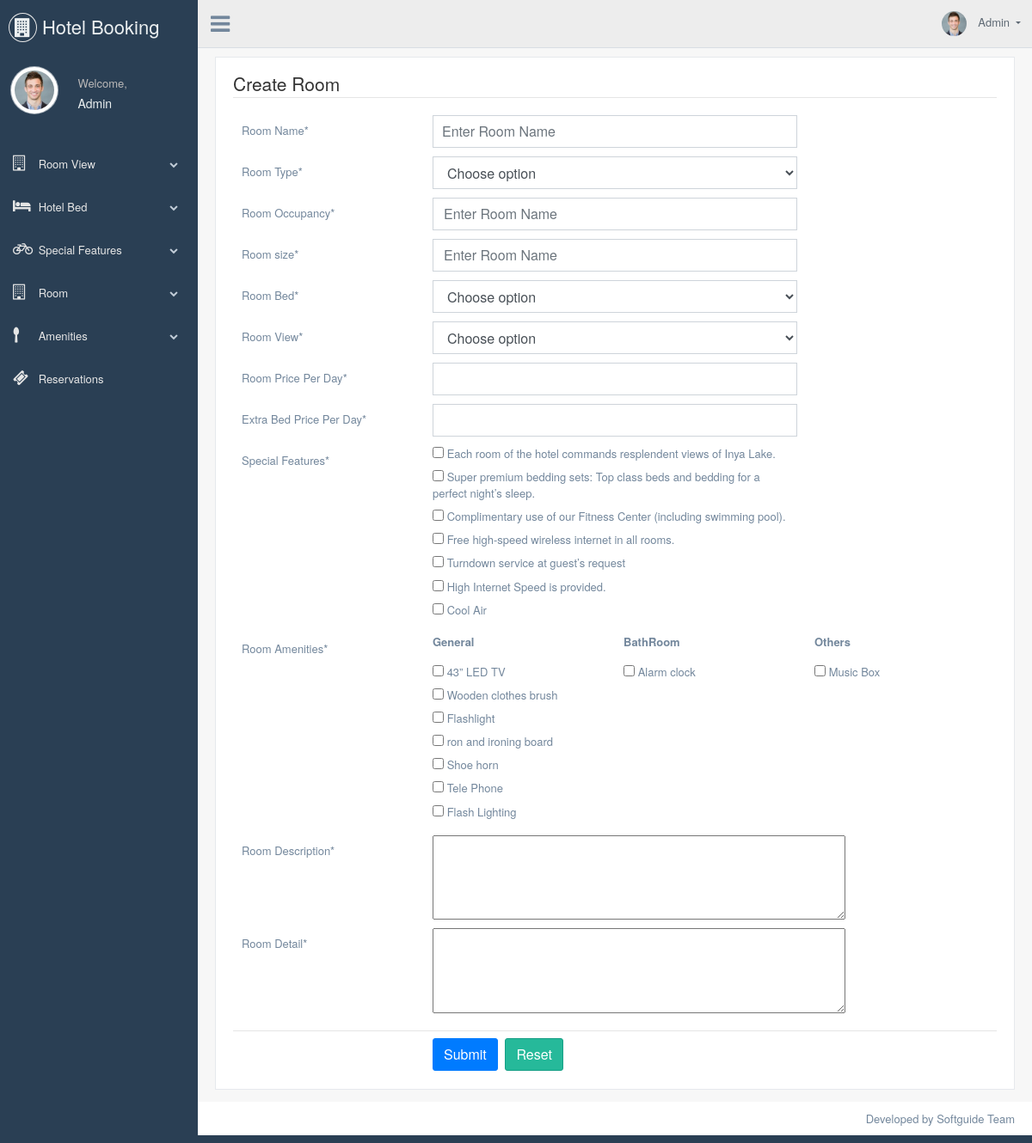
/backend/create_room.php (signed in), run on the app's committed database.
### tables this page shows
CREATE TABLE `special_features` (
  `id` int(10) UNSIGNED NOT NULL,
  `name` varchar(100) NOT NULL,
  `created_at` datetime NOT NULL,
  `updated_at` datetime NOT NULL,
  `created_by` int(10) UNSIGNED NOT NULL,
  `updated_by` int(10) UNSIGNED NOT NULL,
  `deleted_at` datetime DEFAULT NULL,
  `deleted_by` int(10) UNSIGNED DEFAULT NULL
);

CREATE TABLE `amenities` (
  `id` int(10) UNSIGNED NOT NULL,
  `name` varchar(100) NOT NULL,
  `type` tinyint(3) UNSIGNED NOT NULL,
  `created_at` datetime NOT NULL,
  `updated_at` datetime NOT NULL,
  `created_by` int(10) UNSIGNED NOT NULL,
  `updated_by` int(10) UNSIGNED NOT NULL,
  `deleted_at` datetime DEFAULT NULL,
  `deleted_by` int(10) UNSIGNED DEFAULT NULL
);

### require/config.php (called while the page is built, shortened)
<?php
$cp_base_url = "http://localhost/hotel/backend/";

### require/include_functions.php (called while the page is built, shortened)
<?php
        function getSpecialFeatures($mysqli){
            $sql        ="SELECT id,name FROM `special_features` WHERE deleted_at IS NULL";
            $result     =$mysqli->query($sql);
            $data       =[];
            $return     =[];
            while ($row= $result->fetch_array()){
                $data['id']= $row['id'];
                $data['name']=$row['name'];
                array_push($return,$data);
            }
            return $return;
        }
        function getRoomAmenities($mysqli,$type){
            $sql    ="SELECT id, name FROM `amenities` WHERE type ='". $type."'";
            $result = $mysqli->query($sql);
            $data   = [];
            $return = [];
            while($row= $result->fetch_array()){
                $data['id']= $row['id'];
                $data['name']=$row['name'];
                array_push($return,$data);
            }
            return $return;
        }
?>

### backend/create_room.php (the view, shortened to what this page needs)
<?php
    require("../require/check_auth.php");
    require("../require/include_functions.php");
    require("../templates/cp_header.php");
    require("../templates/cp_left_side_bar.php");
    require("../templates/cp_top_nav.php");
?>
    <div class="right_col" role="main">
        <div class="">
            <div class="row">
                <div class="col-md-12 col-sm-12 col-xs-12">
                    <div class="x_panel">
                        <div class="x_content">
                            <form class="form-horizontal form-label-left" action="<?php echo $cp_base_url;?>create_room.php" method="POST" novalidate>
                                <span class="section">Create Room </span>
                                <div class="item form-group">
                                    <label class="control-label col-md-3 col-sm-3 col-xs-12" for="name">Room Name<span class="required">*</span></label>
                                    <div class="col-md-6 col-sm-6 col-xs-12 ">
                                        <input id="name" class="form-control col-md-12 col-sm-3 col-xs-12" name="name" placeholder="Enter Room Name" required="required" />
                                    </div>
                                </div>
                                <div class="item form-group">
                                    <label class="control-label col-md-3 col-sm-3 col-xs-12" for="room-type">Room Type<span class="required">*</span></label>
                                    <div class="col-md-6 col-sm-6 col-xs-12 ">
                                        <select id="room-type" class="form-control" required="required" name="type">
													<option value="">  Choose option</option>
									    </select>
                                    </div>
                                </div>
                                <div class="item form-group">
                                    <label class="control-label col-md-3 col-sm-3 col-xs-12" for="occupancy">Room Occupancy<span class="required">*</span></label>
                                    <div class="col-md-6 col-sm-6 col-xs-12 ">
                                        <input id="occupancy" type="number" class="form-control " name="occupancy" placeholder="Enter Room Name" required="required" />
                                    </div>
                                </div>
                                <div class="item form-group">
                                    <label class="control-label col-md-3 col-sm-3 col-xs-12" for="size">Room size<span class="required">*</span></label>
                                    <div class="col-md-6 col-sm-6 col-xs-12 ">
                                        <input id="size" type = "nubmer" class="form-control" name="size" placeholder="Enter Room Name" required="required" />
                                    </div>
                                </div>
                                <div class="item form-group">
                                    <label class="control-label col-md-3 col-sm-3 col-xs-12" for="room-bed">Room Bed<span class="required">*</span></label>
                                    <div class="col-md-6 col-sm-6 col-xs-12 ">
                                        <select id="room-bed" class="form-control" required="required" name="bed">
                                        <option value="">  Choose option</option>
									    </select>
                                    </div>
                                </div>
                                <div class="item form-group">
                                    <label class="control-label col-md-3 col-sm-3 col-xs-12" for="room-view">Room View<span class="required">*</span></label>
                                    <div class="col-md-6 col-sm-6 col-xs-12 ">
                                        <select id="room-view" class="form-control" required="required" name="view">
                                        <option value="">  Choose option</option>
									    </select>
                                    </div>
                                </div>
                                <div class="item form-group">
                                    <label class="control-label col-md-3 col-sm-3 col-xs-12" for="Price-Per-Day">Room Price Per Day<span class="required">*</span></label>
                                    <div class="col-md-6 col-sm-6 col-xs-12 ">
                                        <input id="price-per-day" type = "nubmer" class="form-control" name="Price-Per-Day" required="required" />
                                    </div>
                                </div>
                                <div class="item form-group">
                                    <label class="control-label col-md-3 col-sm-3 col-xs-12" for="Extra-Bed-Price-Per-Day">Extra Bed Price Per Day<span class="required">*</span></label>
                                    <div class="col-md-6 col-sm-6 col-xs-12 ">
                                        <input id="Extra-Bed-Price-Per-Day" type = "nubmer" class="form-control" name="Extra-Bed-Price-Per-Day" required="required" />
                                    </div>
                                </div>
                                <div class="item form-group">
                                    <label class="control-label col-md-3 col-sm-3 col-xs-12" for="special-features">Special Features<span class="required">*</span></label>
                                        <div class="col-md-6 col-sm-6 col-xs-12">
                                            <?php
                                            foreach(getSpecialFeatures($mysqli) as $feature ){
                                            ?>
                                            <div class="checkbox">
										        <label>
										        	<input type="checkbox" value="<?php echo $feature['id']?>">
                                                    <?php echo $feature['name']?>
										        </label>
                                            </div>
                                            <?php
                                        }
                                            ?>
                                    </div>
                                </div>
                                <div class="item form-group">
                                    <label class="control-label col-md-3 col-sm-3 col-xs-12" for="room-amenities">Room Amenities<span class="required">*</span></label>
                                    <div class="col-md-3 col-sm-3 col-xs-3">
                                        <p><strong>General</strong> </p>
                                        <?php
                                            foreach (getRoomAmenities($mysqli,1)as $g_amenity){
                                        ?>
                                                <div class="checkbox">
										            <label>
										            	<input type="checkbox" value="<?php echo $g_amenity['id']?>">
                                                        <?php echo $g_amenity['name']?>
										            </label>
                                                </div>
                                        <?php
                                            }
                                        ?>
                                    </div>
                                    <div class="col-md-3 col-sm-4 col-xs-4">
                                        <p><strong>BathRoom</strong> </p>
                                        <?php
                                            foreach (getRoomAmenities($mysqli,2)as $b_amenity){
                                        ?>
                                                <div class="checkbox">
										            <label>
										            	<input type="checkbox" value="<?php echo $b_amenity['id']?>">
                                                        <?php echo $b_amenity['name']?>
										            </label>
                                                </div>
                                        <?php
                                            }
                                        ?>
                                    </div>
                                    <div class="col-md-3 col-sm-4 col-xs-4">
                                        <p><strong>Others</strong> </p>
                                        <?php
                                            foreach (getRoomAmenities($mysqli,3)as $o_amenity){
                                        ?>
                                                <div class="checkbox">
										            <label>
										            	<input type="checkbox" value="<?php echo $o_amenity['id']?>"
                                                       >
                                                        <?php echo $o_amenity['name']?>
										            </label>
                                                </div>
                                        <?php
                                            }
                                        ?>
                                    </div>
                                </div>
                                <div class="item form-group">
                                    <label class="control-label col-md-3 col-sm-3 col-xs-12" for="description">Room Description<span class="required">*</span></label>
                                        <div class="col-md-6 col-sm-6 col-xs-12">
                                            <textarea name="description" id="description" style="width:480px;" rows="4"></textarea>
                                        </div>
                                </div>
                                <div class="item form-group">
                                    <label class="control-label col-md-3 col-sm-3 col-xs-12" for="detail">Room Detail<span class="required">*</span></label>
                                        <div class="col-md-6 col-sm-6 col-xs-12">
                                            <textarea name="detail" id="detail" style="width:480px;" rows="4"></textarea>
                                        </div>
                                </div>
                                <div class="ln_solid">
                                    <div class="form-group">
                                        <div class="col-md-6 offset-md-3 mt-2">
                                            <button type='submit' name="submit" class="btn btn-primary">Submit</button>
                                            <button type='reset' class="btn btn-success">Reset</button>
                                        </div>
                                    </div>
                                </div>
                            </form>
                        </div>
                    </div>
                </div>
            </div>
        </div>
    </div>
<?php
    require("../templates/cp_footer.php");
?>

### data on the page
special_features: name "Each room of the hotel commands resplendent views of Inya Lake."
special_features: name "Super premium bedding sets: Top class beds and bedding for a perfect night’s sleep."
special_features: name "Complimentary use of our Fitness Center (including swimming pool)."
special_features: name "Free high-speed wireless internet in all rooms."
special_features: name "Turndown service at guest’s request"
special_features: name "High Internet Speed is provided."
special_features: name "Cool Air"
amenities: name "43” LED TV"
amenities: name "Wooden clothes brush"
amenities: name "Flashlight"
amenities: name "ron and ironing board"
amenities: name "Shoe horn"
amenities: name "Tele Phone"
amenities: name "Flash Lighting"
amenities: name "Alarm clock"
amenities: name "Music Box"

### other printed values
$_SESSION["user_name"] "Admin"
